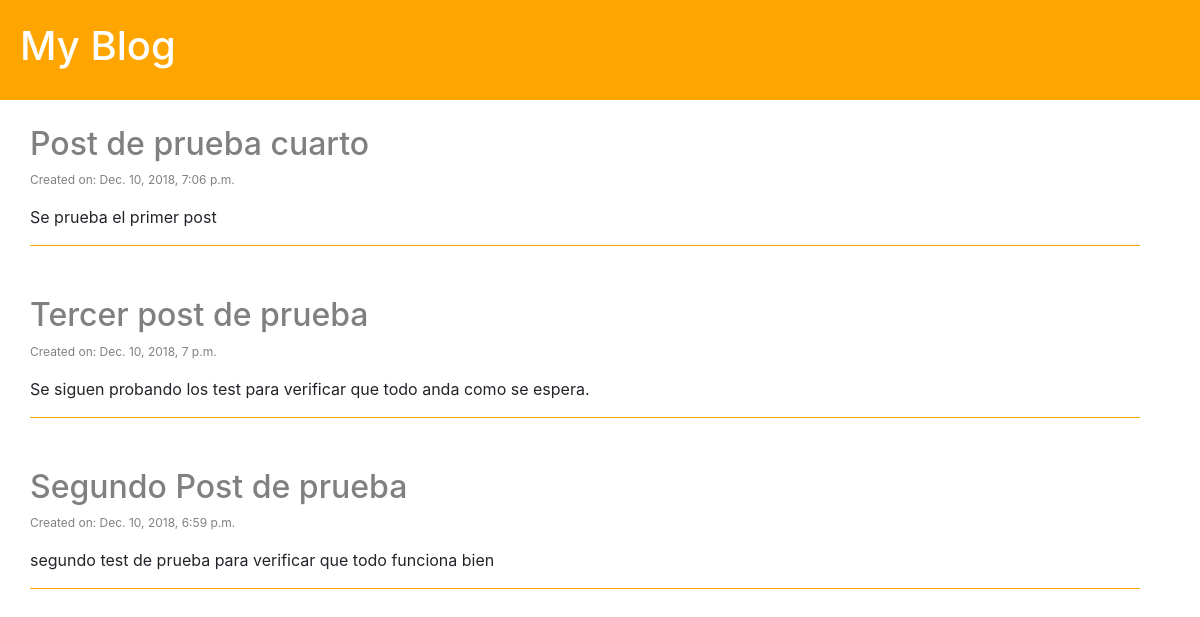
/, run on an earlier commit of the app's database.
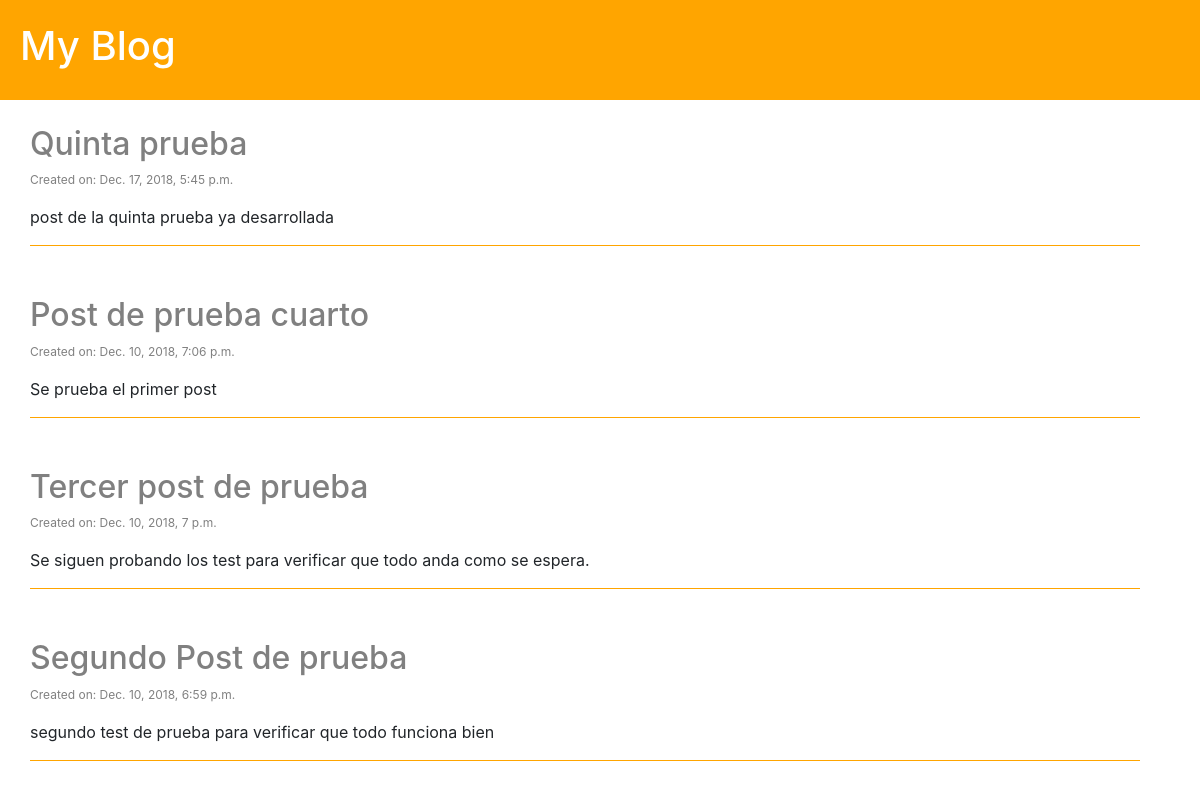
And on a later commit of the database.
### blog/models.py (models this page shows, shortened)
class Post(models.Model):
    author = models.ForeignKey('auth.User', on_delete=models.CASCADE)
    title = models.CharField(max_length=200)
    post_text = models.TextField(default=" ")
    created_date = models.DateTimeField(default=timezone.now)
    published_date = models.DateTimeField(blank=True, null=True)

### blog/views.py (the view)
# urls.py: path('', views.post_list, name='post_list'),
def post_list(request):
    posts = Post.objects.filter(published_date__lte=timezone.now()).order_by('-published_date')
    stuff_frontend = {'posts': posts}
    return render(request, 'blog/post_list.html', stuff_frontend)

### blog/templates/blog/post_list.html (shortened to what this page needs)
{% extends 'blog/base.html' %}
{% block content %}
    <div class="container">
      {% for post in posts %}
      <div class="post">
          <h2><a href="post/{{post.pk}}">{{ post.title }}</a></h2>
          <div class="date"><p>Created on: {{ post.published_date }}</p></div>
          <p>{{ post.post_text }}</p>
      </div>
      {% endfor %}
    </div>
{% endblock %}

### blog/templates/blog/base.html (shortened to what this page needs)
{% load staticfiles %}
<!DOCTYPE html>
<html lang="en">
<head>
    <link rel="stylesheet" href="https://stackpath.bootstrapcdn.com/bootstrap/4.1.3/css/bootstrap.min.css">
    <link rel="stylesheet" href="{% static 'css/style.css' %}">
    <link rel="stylesheet" href="https://use.fontawesome.com/releases/v5.6.1/css/all.css">
</head>
<body>
<div class = "page-header">
    <h1><a href="/">My Blog</a></h1>
</div>
<div class="container">
    {% block content %}
    {% endblock %}
</div>
</body>
</html>

### blog/static/css/style.css (style rules this page uses)
.page-header { background-color: orange; height:100px; font-size: 45px; margin-top:0px; display:flex; align-items:center; margin-bottom:20px; }
.page-header h1 { padding-left:20px; }
.page-header a { color:white; text-decoration:none; float:right; }
.container { margin-top:25px; padding-left: 0px; }
.post { margin-bottom:50px; border-bottom:0.5px solid orange; }
.post a, h2, h1 { color:grey; }
.date { font-size:12px; color:grey; }

What changed in the data, as far as the page shows it:
added Post: title "Quinta prueba", published_date "Dec. 17, 2018, 5:45 p.m.", post_text "post de la quinta prueba ya desarrollada"
